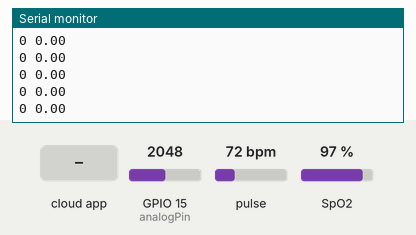
A sketch run on a simulated ESP32. Parts: the last lines printed to the serial monitor. The test bench sets the inputs (shaded band); at power-on: pulse 72 bpm, SpO2 97 %, GPIO 15 (analogPin) = 2048. WiFi joins after 1.5 s; servers stay silent unless stated.

Above: at 2.7 s.
2.8 s: the phone or cloud app sets Sinal to a
At 2.81 s:
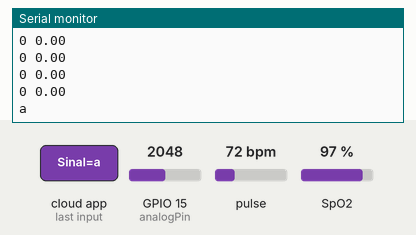
4.3 s: the phone or cloud app sets Sinal to b
At 4.43 s:
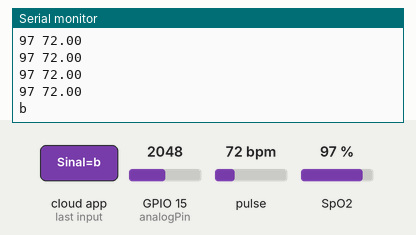
5.8 s: the phone or cloud app sets Sinal to c
7.3 s: pulse set to 42 bpm
At 7.32 s:
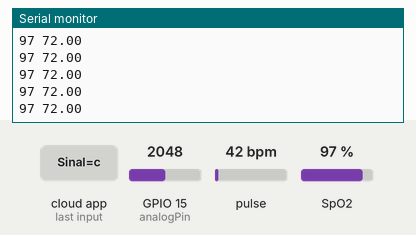
8.8 s: SpO2 set to 80 %
At 8.84 s:
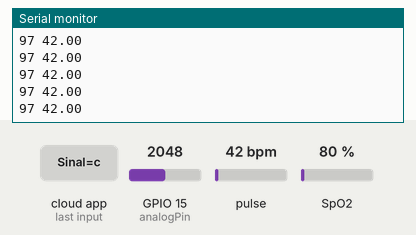
10.3 s: pulse set to 70 bpm
At 10.36 s:
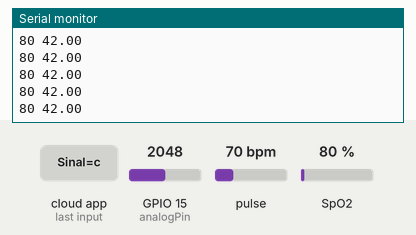
Timing chart, 0 to 12.8 s (numbered marks = the images above; inputs shaded):
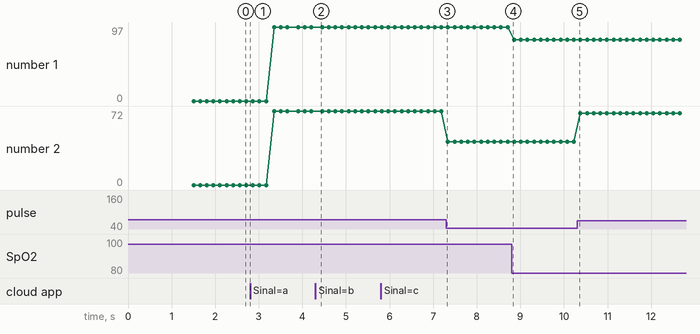

The sketch:

OxymetrySensor.ino
```cpp
#include <Wire.h>
//#include <ESP8266WiFi.h>
#include <WiFi.h>
#include "MAX30100_PulseOximeter.h"
#include <ArduinoJson.h>
#include <IOXhop_FirebaseESP32.h>
//#include <FirebaseArduino.h>
#include <Ticker.h>
#include <MedianFilter.h>

/*
#define FIREBASE_HOST "projeto-288d4.firebaseio.com"
#define FIREBASE_AUTH "AIzaSyAZvupC4WmjOZEEzhtfCpUogrhi8RSplQ0"
*/

#define FIREBASE_HOST "seb01-465f5.firebaseio.com"
#define FIREBASE_AUTH "pAAbm0SufQuio0OT0uxxhBXJYtCiggSBw0llqI0o"

#define WIFI_SSID "Celular Mila"
#define WIFI_PASSWORD "23456789"

#define PERIODO_MAX     150 //Faz aquisição a cada 150ms
#define AMOSTRAS_MAX    30 //Acumula 30 dados para envio

#define PERIODO_ESP     8
#define AMOSTRAS_ESP    50
#define analogPin 15

// PulseOximeter is the higher level interface to the sensor
// it offers:
//  * beat detection reporting
//  * heart rate calculation
//  * SpO2 (oxidation level) calculation
PulseOximeter pox;
uint32_t tsLastReport = 0;

MedianFilter beatFilter(AMOSTRAS_MAX, 0);
MedianFilter spo2Filter(AMOSTRAS_MAX, 0);

Ticker ticker; //Controle da aquisição


String flag = "c";
volatile bool flagReading = false;

int analog, acumuladorEsp = 0, acumuladorMax = 0, amostras = 0;

float HeartRate, SPO2;
int esp, vEsp[AMOSTRAS_ESP-20];
String dadosArray, dadosArrayMax;

// ================================================================
// ===               INTERRUPT DETECTION ROUTINE                ===
// ================================================================

void reading(){
    analog = analogRead(analogPin);

    esp = filtroMediaEsp();
    dadosArray += esp;
    dadosArray += ',';

    acumuladorEsp++;

    if(acumuladorEsp == AMOSTRAS_ESP && flag != "a"){
      acumuladorEsp = 0;
      dadosArray = "";
    }
}


void setupWifi(){

  WiFi.begin(WIFI_SSID, WIFI_PASSWORD);
  Serial.print("connecting");
  while (WiFi.status() != WL_CONNECTED) {
    Serial.print(".");
    delay(500);
  }
  Serial.println();
  Serial.print("connected: ");
  Serial.println(WiFi.localIP());

}

void setupFirebase(){
  Firebase.begin(FIREBASE_HOST, FIREBASE_AUTH);
}


void setup()
{
    Serial.begin(115200);

    pinMode(analogPin, INPUT);

    setupWifi();

    setupFirebase();

    Serial.print("Initializing pulse oximeter..");

    // Initialize the PulseOximeter instance
    // Failures are generally due to an improper I2C wiring, missing power supply
    // or wrong target chip
    if (!pox.begin()) {
        Serial.println("FAILED");
        for(;;);
    } else {
        Serial.println("SUCCESS");
    }

    // The default current for the IR LED is 50mA and it could be changed
    //   by uncommenting the following line. Check MAX30100_Registers.h for all the
    //   available options.
    pox.setIRLedCurrent(MAX30100_LED_CURR_20_8MA);

    Firebase.stream("Sinal", [](FirebaseStream stream) {
      flag = stream.getDataString();
      Serial.println(flag);
    });

    // Registra o ticker para ler de tempos em tempos
    ticker.attach_ms(PERIODO_ESP, reading);
}

void loop()
{
  //pox.resume();
  // Make sure to call update as fast as possible
  pox.update();
  if(millis() - tsLastReport > PERIODO_MAX) {

    HeartRate = pox.getHeartRate();
    SPO2 = pox.getSpO2();
    Serial.print(pox.getSpO2());
    Serial.print(" ");
    Serial.println(pox.getHeartRate());

    dadosArrayMax += HeartRate;
    dadosArrayMax += ',';
    dadosArrayMax += SPO2;
    dadosArrayMax += ',';


    acumuladorMax++;

    if(acumuladorMax == AMOSTRAS_MAX && flag != "b"){
      acumuladorMax = 0;
      dadosArrayMax = "";
     }
    tsLastReport = millis();
  }

  if(flag == "a"){
    if(acumuladorEsp == AMOSTRAS_ESP){
      ticker.detach();

      Firebase.pushString("Dados", dadosArray);
      acumuladorEsp = 0;
      dadosArray = "";
      ticker.attach_ms(PERIODO_ESP, reading);
    }
  }
  else if(flag == "b"){
    if(acumuladorMax == AMOSTRAS_MAX){
      pox.resume();
      Firebase.pushString("Dados", dadosArrayMax);
      acumuladorMax = 0;
      dadosArrayMax = "";
      flag = "c";
      Firebase.set("Sinal", flag);
      pox.begin();
    }
  }
  else if (flag == "c"){
    dadosArray = "";
    acumuladorEsp = 0;
    acumuladorMax = 0;
  }
}

long filtroMediaEsp(){
  int aux = AMOSTRAS_ESP-20;
  for(int i = aux - 1 ; i > 0; i--) vEsp[i] = vEsp[i-1];

  vEsp[0] = analog;

  long acc = 0;

  for(int i = 0; i < aux; i++) acc += vEsp[i];

  return acc/aux;
}
```

Measured:
- after the input at 2.8 s, the serial monitor: prints a new line at once (image 1)
- after the input at 4.3 s, the serial monitor: prints a new line at once (image 2)
- plotted number 1: 97 → 80 after the input at 8.8 s
- plotted number 2: 72 → 42 after the input at 7.3 s, 42 → 70 after the input at 10.3 s
